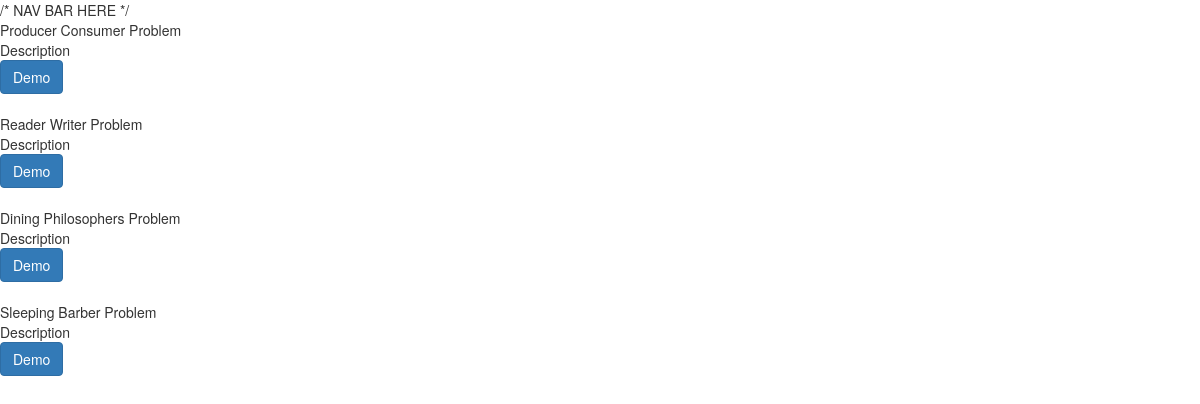
The page /synchro/semaphores/ on the database its author committed.
### synchro/models.py (models this page shows, shortened)
class SynchroAlg(models.Model):
    name = models.CharField(max_length=200)
    description = models.TextField()
    demourl = models.CharField(max_length=200, blank=True)

### synchro/views.py (the view)
# urls.py: url(r'^semaphores/demo/(?P<pk>[0-9]+)/$', views.sem_demo, name='sem_demo'),
def semaphores(request):
    algos = SynchroAlg.objects.all()
    context = {'algos': algos}
    return render(request, 'synchro/semaphores_index.html',context = context)

### synchro/templates/synchro/semaphores_index.html (shortened to what this page needs)
{% extends "ossim/base.html" %}
{% block content %}
<div class="main-container">
{% for alg in algos %}
  {% if alg.demourl|stringformat:"s" == "sem"  %}
    <div class="alg-container">
      <div class="alg-name">  {{alg.name}} </div>
      <div class="alg-description">
        {{alg.description}}
      </div>
    <a href="/synchro/semaphores/demo/{{forloop.counter}}/" class="btn btn-primary">Demo</a>
    </div>
    <br>
  {% endif %}
{% endfor %}
</div>
{% endblock %}

### rows shown on the page
SynchroAlg: name "Producer Consumer Problem", description "Description"
SynchroAlg: name "Reader Writer Problem", description "Description"
SynchroAlg: name "Dining Philosophers Problem", description "Description"
SynchroAlg: name "Sleeping Barber Problem", description "Description"
